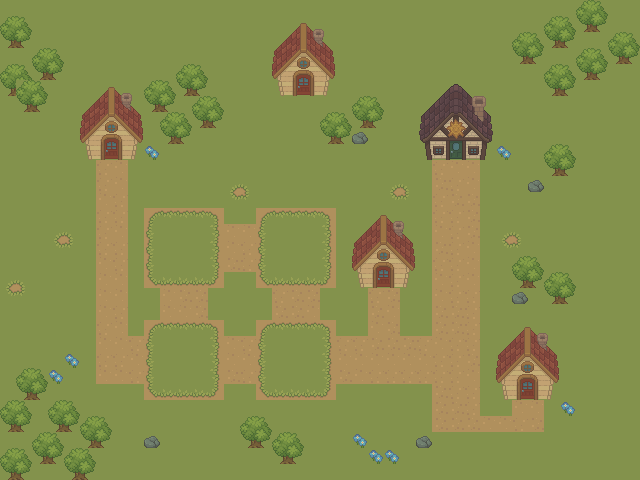

The image is a tile-based game level rendered from a .tmx file. Its description and source (layers, tilesets, objects; grid data summarised) follow:
An orthogonal 40x30 tile map with 16x16 px tiles, 3 tile layers (grass, house, paths & plants).

<map version="1.8" tiledversion="1.8.4" orientation="orthogonal" renderorder="right-down" width="40" height="30" tilewidth="16" tileheight="16" infinite="0" nextlayerid="5" nextobjectid="1">
 <editorsettings>
  <export target="map.tmx" format="tmx" />
 </editorsettings>
 <tileset firstgid="1" source="farm.tsx" />
 <layer id="1" name="grass" width="40" height="30" locked="1">
  <data>[1200 cells, 1200 non-empty, 1 distinct tile ids]</data>
 </layer>
 <layer id="2" name="house" width="40" height="30" locked="1">
  <data>[1200 cells, 45 non-empty, 45 distinct tile ids]</data>
 </layer>
 <layer id="3" name="paths &amp; plants" width="40" height="30">
  <data>[1200 cells, 440 non-empty, 42 distinct tile ids]</data>
 </layer>
</map>
